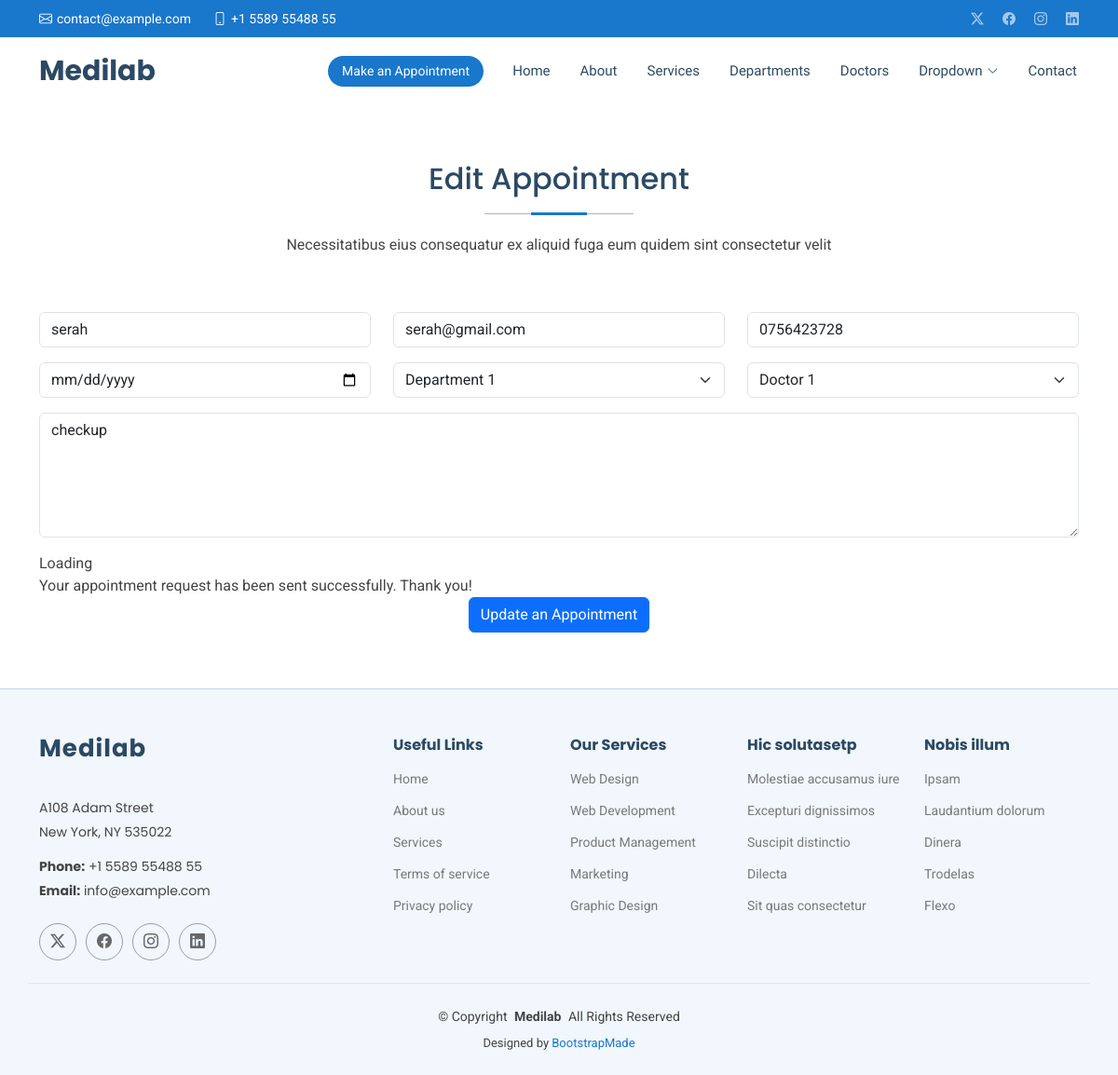
Screenshot of /edit/1 with the database file from the repository.
### medapp/models.py (models this page shows, shortened)
class appointment(models.Model):
    name=models.CharField(max_length=100)
    email=models.EmailField()
    phone=models.CharField(max_length=100)
    date=models.DateField()
    department=models.CharField(max_length=100)
    doctor=models.CharField(max_length=100)
    message=models.TextField()

### medapp/views.py (the view)
# urls.py: path('edit/<int:id>', views.edit,name='edit'),
def edit(request,id):
    appointment1= get_object_or_404(appointment,id=id)
    if request.method =='POST':
            appointment1.name = request.POST['name'],
            appointment1.email = request.POST['email'],
            appointment1.phone= request.POST['phone'],
            appointment1.date= request.POST['date'],
            appointment1.department= request.POST['department'],
            appointment1.doctor= request.POST['doctor'],
            appointment1.message = request.POST['message']
            appointment1.save()
            return redirect('/show')
    else:
        return render(request, 'edit.html', {'appointment1': appointment1})

### templates/edit.html (shortened to what this page needs)
{% extends 'starter-page.html' %}
{% load static %}
{% block content %}
    <section id="appointment" class="appointment section">
      <div class="container section-title" data-aos="fade-up">
        <h2>Edit Appointment</h2>
        <p>Necessitatibus eius consequatur ex aliquid fuga eum quidem sint consectetur velit</p>
      </div>
      <div class="container" data-aos="fade-up" data-aos-delay="100">
        <form  method="post" >
          <div class="row">
            <div class="col-md-4 form-group">
              <input type="text" name="name" value="{{ appointment1.name }}" class="form-control" id="name"   placeholder="Your Name" required="">
            </div>
            <div class="col-md-4 form-group mt-3 mt-md-0">
              <input type="email" value="{{ appointment1.email }}" class="form-control" name="email" id="email"  placeholder="Your Email" required="">
            </div>
            <div class="col-md-4 form-group mt-3 mt-md-0">
              <input type="tel" value="{{ appointment1.phone }}" class="form-control" name="phone" id="phone"  placeholder="Your Phone" required="">
            </div>
          </div>
          <div class="row">
            <div class="col-md-4 form-group mt-3">
              <input type="date" value="{{ appointment1.date }}" name="date" class="form-control datepicker" id="date"  placeholder="Appointment Date" required="">
            </div>
            <div class="col-md-4 form-group mt-3">
              <select name="department" id="department"  class="form-select" required="">
                <option value="Department 1" {% if appointment1.department == "Department 1"  %} selected{% endif %}  >Department 1</option>
              </select>
            </div>
            <div class="col-md-4 form-group mt-3">
              <select name="doctor" id="doctor"  class="form-select" required="">
                <option value="Doctor 1" {% if appointment1.doctor == "Doctor 1"  %} selected{% endif %}>Doctor 1</option>
              </select>
            </div>
          </div>
          <div class="form-group mt-3">
            <textarea class="form-control" name="message" rows="5" placeholder="Message (Optional)" >{{ appointment1.message }}</textarea>
          </div>
          <div class="mt-3">
            <div class="loading">Loading</div>
            <div class="sent-message">Your appointment request has been sent successfully. Thank you!</div>
            <div class="text-center"><button type="submit" class="btn btn-primary">Update an Appointment</button></div>
          </div>
        </form>
      </div>
    </section>
{% endblock %}

### static/assets/css/main.css (style rules this page uses)
:root { --default-font: "Roboto", system-ui, -apple-system, "Segoe UI", Roboto, "Helvetica Neue", Arial, "Noto Sans", "Liberation Sans", sans-serif, "Apple Color Emoji", "Segoe UI Emoji", "Segoe UI Symbol", "Noto Color Emoji"; --heading-font: "Poppins", sans-serif; --nav-font: "Raleway", sans-serif; }
:root { --background-color: #ffffff; --default-color: #444444; --heading-color: #2c4964; --accent-color: #1977cc; --surface-color: #ffffff; --contrast-color: #ffffff; }
:root { --nav-color: #2c4964; --nav-hover-color: #1977cc; --nav-mobile-background-color: #ffffff; --nav-dropdown-background-color: #ffffff; --nav-dropdown-color: #2c4964; --nav-dropdown-hover-color: #1977cc; }
:root { scroll-behavior: smooth; }
body { color: var(--default-color); background-color: var(--background-color); font-family: var(--default-font); }
h1, h2, h3, h4, h5, h6 { color: var(--heading-color); font-family: var(--heading-font); }
section, .section { color: var(--default-color); background-color: var(--background-color); padding: 60px 0; scroll-margin-top: 72px; overflow: clip; }
.section-title { text-align: center; padding-bottom: 60px; position: relative; }
.section-title h2 { font-size: 32px; font-weight: 500; margin-bottom: 20px; padding-bottom: 20px; position: relative; }
.section-title h2:before { content: ""; position: absolute; display: block; width: 160px; height: 1px; background: color-mix(in srgb, var(--default-color), transparent 60%); left: 0; right: 0; bottom: 1px; margin: auto; }
.section-title h2::after { content: ""; position: absolute; display: block; width: 60px; height: 3px; background: var(--accent-color); left: 0; right: 0; bottom: 0; margin: auto; }
.section-title p { margin-bottom: 0; }

### rows the page displays
appointment: name "serah", email "serah@gmail.com", phone "0756423728", department "Department 1", doctor "Doctor 1", message "checkup"
